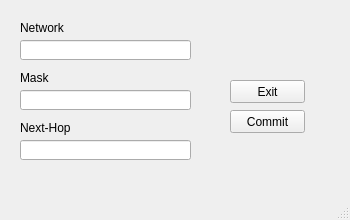
<?xml version="1.0" encoding="UTF-8"?>
<ui version="4.0">
 <class>StaticRoutingCreator</class>
 <widget class="QMainWindow" name="StaticRoutingCreator">
  <property name="geometry">
   <rect>
    <x>0</x>
    <y>0</y>
    <width>350</width>
    <height>220</height>
   </rect>
  </property>
  <property name="minimumSize">
   <size>
    <width>350</width>
    <height>220</height>
   </size>
  </property>
  <property name="maximumSize">
   <size>
    <width>350</width>
    <height>220</height>
   </size>
  </property>
  <property name="windowTitle">
   <string>MainWindow</string>
  </property>
  <widget class="QWidget" name="centralwidget">
   <widget class="QLabel" name="NetworkLabel">
    <property name="geometry">
     <rect>
      <x>20</x>
      <y>20</y>
      <width>61</width>
      <height>16</height>
     </rect>
    </property>
    <property name="text">
     <string>Network</string>
    </property>
   </widget>
   <widget class="QLineEdit" name="NetworkEdit">
    <property name="geometry">
     <rect>
      <x>20</x>
      <y>40</y>
      <width>171</width>
      <height>20</height>
     </rect>
    </property>
   </widget>
   <widget class="QLineEdit" name="MaskEdit">
    <property name="geometry">
     <rect>
      <x>20</x>
      <y>90</y>
      <width>171</width>
      <height>20</height>
     </rect>
    </property>
    <property name="text">
     <string/>
    </property>
   </widget>
   <widget class="QLabel" name="MaskLabel">
    <property name="geometry">
     <rect>
      <x>20</x>
      <y>70</y>
      <width>91</width>
      <height>16</height>
     </rect>
    </property>
    <property name="text">
     <string>Mask</string>
    </property>
   </widget>
   <widget class="QLineEdit" name="NextHopEdit">
    <property name="geometry">
     <rect>
      <x>20</x>
      <y>140</y>
      <width>171</width>
      <height>20</height>
     </rect>
    </property>
    <property name="text">
     <string/>
    </property>
   </widget>
   <widget class="QLabel" name="nextHopLabel">
    <property name="geometry">
     <rect>
      <x>20</x>
      <y>120</y>
      <width>101</width>
      <height>16</height>
     </rect>
    </property>
    <property name="text">
     <string>Next-Hop</string>
    </property>
   </widget>
   <widget class="QPushButton" name="commitBtn">
    <property name="geometry">
     <rect>
      <x>230</x>
      <y>110</y>
      <width>75</width>
      <height>23</height>
     </rect>
    </property>
    <property name="text">
     <string>Commit</string>
    </property>
   </widget>
   <widget class="QPushButton" name="exitBtn">
    <property name="geometry">
     <rect>
      <x>230</x>
      <y>80</y>
      <width>75</width>
      <height>23</height>
     </rect>
    </property>
    <property name="text">
     <string>Exit</string>
    </property>
   </widget>
  </widget>
  <widget class="QMenuBar" name="menubar">
   <property name="geometry">
    <rect>
     <x>0</x>
     <y>0</y>
     <width>350</width>
     <height>21</height>
    </rect>
   </property>
  </widget>
  <widget class="QStatusBar" name="statusbar"/>
 </widget>
 <resources/>
 <connections/>
</ui>
